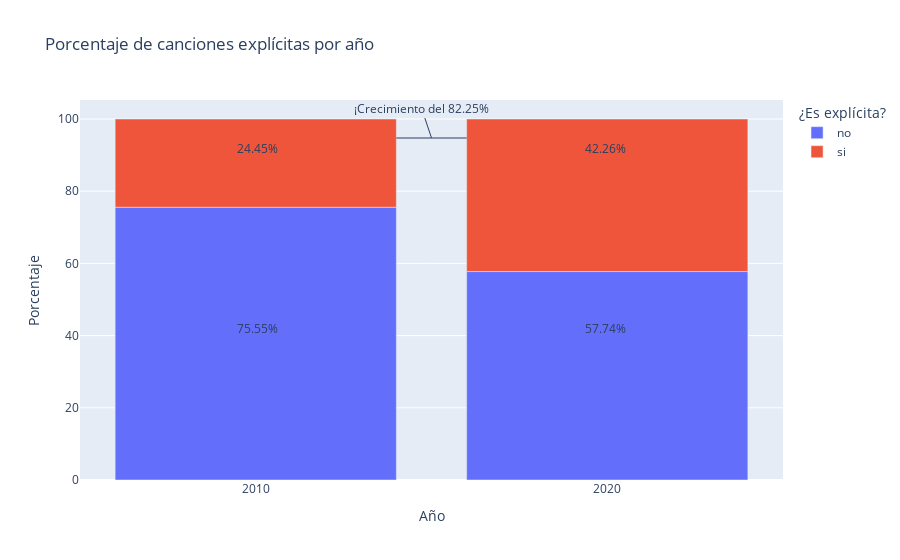

Source (notebook cell):
### Code cell
##Separar la cantidad de explícitos por año
dataFrameExplicit = dfAll[dfAll['explicit'] == 'si'].groupby('year')['explicit'].count().reset_index()
dataFrameExplicit = dataFrameExplicit.rename(columns={'explicit' : 'si'})

##Separar la cantidad de NO explícitos por año
dataFrameNotExplicit = dfAll[dfAll['explicit'] == 'no'].groupby('year')['explicit'].count().reset_index()
dataFrameNotExplicit = dataFrameNotExplicit.rename(columns={'explicit' : 'no'})

##Unir en cuadro comparativo
dataFrameExplicitBarChart = dataFrameExplicit.merge(dataFrameNotExplicit, how='inner', on='year')

##Suma de entradas totales por año + creación de columna de porcentaje + fusión con el frame por entradas
dataFrameExplicitBarChart['total'] = dataFrameExplicitBarChart['si'] + dataFrameExplicitBarChart['no']
dfExplicitComb = dfExplicit.merge(dataFrameExplicitBarChart, how='inner', on='year')
dfExplicitComb['percentage'] = (dfExplicitComb['cantidad']) / (dfExplicitComb['total'] / 100)
y = dfExplicitComb['percentage']
##figura con slider evolucion de canciones explícitas
figExplicitAllBars = px.bar(dfExplicitComb, 
                                    x=['year', 'explicit'],
                                    y = 'percentage',                               
                                    labels = {'explicit' : '¿Es explícita?', 'percentage' : 'Porcentaje', 'year' : 'Año', 'value' : 'Año'},
                                    title = 'Porcentaje de canciones explícitas por año',
                                    color= 'explicit',
                                    
                                    )
figExplicitAllBars.update_xaxes(type='category')
figExplicitAllBars.update_xaxes(fixedrange=True)
figExplicitAllBars.update_yaxes(fixedrange=True)

figExplicitAllBars.add_annotation(text="75.55%",
                  xref="paper", yref="paper",
                  x=0.22, y=0.4, showarrow=False)

figExplicitAllBars.add_annotation(text="24.45%",
                  xref="paper", yref="paper",
                  x=0.22, y=0.9, showarrow=False)

figExplicitAllBars.add_annotation(text="57.74%",
                  xref="paper", yref="paper",
                  x=0.78, y=0.4, showarrow=False)

figExplicitAllBars.add_annotation(text="42.26%",
                  xref="paper", yref="paper",
                  x=0.78, y=0.9, showarrow=False)


figExplicitAllBars.add_annotation(
            text="¡Crecimiento del 82.25%",
            xref="paper", yref="paper",
            x=0.5, y=0.9, showarrow=True)

figExplicitAllBars.add_shape(type="line",
xref="paper", yref="paper",
    x0=0.55, y0=0.9, x1=0.45, y1=0.9,
    line=dict(
        width=1,
    ))


figExplicitAllBars.show()

##Exportar
figExplicitAllBars.write_html("charts/explícito-barrasConSlider.html", include_plotlyjs=False,full_html=False)

### Figure 1 — Plotly figure (JSON) as saved in the notebook; plotly's stock layout.template omitted (floating-point values rounded to 4 significant figures)
{"data": [{"alignmentgroup": "True", "hovertemplate": "¿Es explícita?=no<br>Año=%{x}<br>Porcentaje=%{y}<extra></extra>", "legendgroup": "no", "marker": {"color": "#636efa", "pattern": {"shape": ""}}, "name": "no", "offsetgroup": "no", "orientation": "v", "showlegend": true, "textposition": "auto", "type": "bar", "x": [2010, 2020], "xaxis": "x", "y": [75.55, 57.74], "yaxis": "y"}, {"alignmentgroup": "True", "hovertemplate": "¿Es explícita?=si<br>Año=%{x}<br>Porcentaje=%{y}<extra></extra>", "legendgroup": "si", "marker": {"color": "#EF553B", "pattern": {"shape": ""}}, "name": "si", "offsetgroup": "si", "orientation": "v", "showlegend": true, "textposition": "auto", "type": "bar", "x": [2010, 2020], "xaxis": "x", "y": [24.45, 42.26], "yaxis": "y"}], "layout": {"annotations": [{"showarrow": false, "text": "75.55%", "x": 0.22, "xref": "paper", "y": 0.4, "yref": "paper"}, {"showarrow": false, "text": "24.45%", "x": 0.22, "xref": "paper", "y": 0.9, "yref": "paper"}, {"showarrow": false, "text": "57.74%", "x": 0.78, "xref": "paper", "y": 0.4, "yref": "paper"}, {"showarrow": false, "text": "42.26%", "x": 0.78, "xref": "paper", "y": 0.9, "yref": "paper"}, {"showarrow": true, "text": "¡Crecimiento del 82.25%", "x": 0.5, "xref": "paper", "y": 0.9, "yref": "paper"}], "barmode": "relative", "legend": {"title": {"text": "¿Es explícita?"}, "tracegroupgap": 0}, "shapes": [{"line": {"width": 1}, "type": "line", "x0": 0.55, "x1": 0.45, "xref": "paper", "y0": 0.9, "y1": 0.9, "yref": "paper"}], "title": {"text": "Porcentaje de canciones explícitas por año"}, "xaxis": {"anchor": "y", "domain": [0, 1], "fixedrange": true, "title": {"text": "Año"}, "type": "category"}, "yaxis": {"anchor": "x", "domain": [0, 1], "fixedrange": true, "title": {"text": "Porcentaje"}}}}
